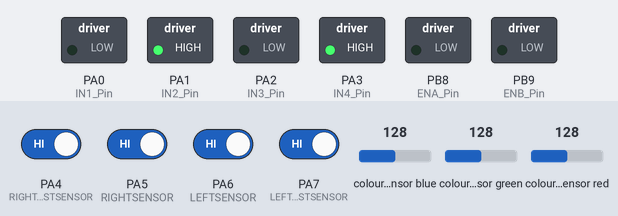
Bench run of a sketch on a simulated STM32 Blue Pill. Shown: switched loads named in the sketch (green lamp = pin HIGH). Wiring (inferred from the names in the program): TCS3200 colour sensor: output PB7; S2 PB6; S3 PB5; S0 PB0; S1 PB1. Inputs (shaded band) come from the test bench; at power-on: PA4 (RIGHTMOSTSENSOR), PA5 (RIGHTSENSOR), PA6 (LEFTSENSOR), PA7 (LEFTMOSTSENSOR) HIGH, colour sensor green 128, colour sensor blue 128, colour sensor red 128. Pins used as bus, display or sensor lines are not drawn.

Above: at 1.2 s.
1.3 s: colour sensor green set to 135
At 12.0 s:
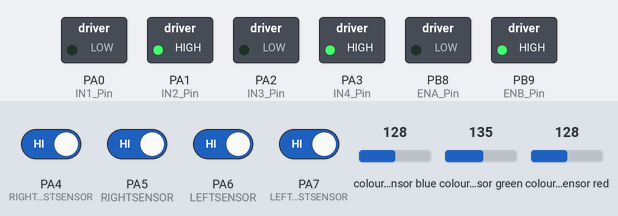
16.4 s: PA4 (RIGHTMOSTSENSOR) driven LOW
At 20.9 s:
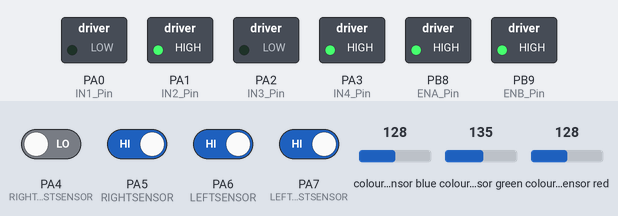
Timing chart, 0 to 23.6 s (numbered marks = the images above; inputs shaded):
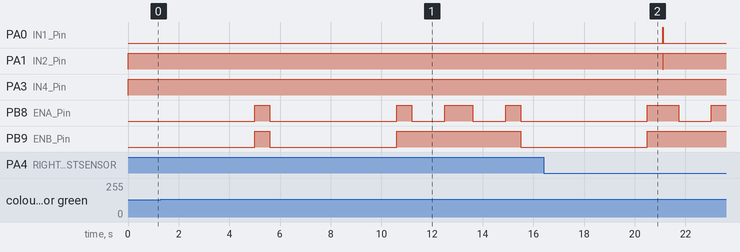

The sketch:

LineTrackingCar.ino
```cpp
// ======================== DEFINING PINS ======================== //

// Motor Shield Pins (A1, A2 for Right Motor, B3, B4 for Left Motor)
#define ENA_Pin PB8   // PWM pin for Left Motor
#define ENB_Pin PB9   // PWM pin for Right Motor
#define IN1_Pin PA0   // Left Motor Direction Control
#define IN2_Pin PA1
#define IN3_Pin PA2   // Right Motor Direction Control
#define IN4_Pin PA3

// IR Sensor Pins
#define RIGHTMOSTSENSOR PA4
#define RIGHTSENSOR PA5
#define LEFTSENSOR PA6
#define LEFTMOSTSENSOR PA7

// Color Sensor Pins
#define S0 PB0
#define S1 PB1
#define S2 PB6
#define S3 PB5
#define SENSOR_OUT PB7 // Output signal from color sensor

//////////////////////////////////////////////////


// Setup Function that Called only once
void setup() {

    // Choosing the Pinned pins as Output or Input

    // Motors
    pinMode(IN1_Pin, OUTPUT);
    pinMode(IN2_Pin, OUTPUT);
    pinMode(IN3_Pin, OUTPUT);
    pinMode(IN4_Pin, OUTPUT);
    pinMode(ENA_Pin, OUTPUT);
    pinMode(ENB_Pin, OUTPUT);

    // IR Sensors
    pinMode(RIGHTMOSTSENSOR, INPUT_PULLUP);
    pinMode(RIGHTSENSOR, INPUT_PULLUP);
    pinMode(LEFTSENSOR, INPUT_PULLUP);
    pinMode(LEFTMOSTSENSOR, INPUT_PULLUP);

    // Color Sensor
    pinMode(S0, OUTPUT);
    pinMode(S1, OUTPUT);
    pinMode(S2, OUTPUT);
    pinMode(S3, OUTPUT);
    pinMode(SENSOR_OUT, INPUT);

    // For choosin the Frequence of the Color Sensor
    digitalWrite(S0, HIGH);
    digitalWrite(S1, LOW);

    analogWriteFrequency(1000); // Set PWM frequency to 1 kHz
}
//////////////////////////////////////////////////


// ======================== MOTOR CONTROL FUNCTION ======================== //
// motorNumber: 0 = Left, 1 = Right
// work: 0 = Stop, 1 = Move
// direction: 0 = Backward, 1 = Forward
// speed: PWM signal (Max 4095 for STM32 PWM)
void motor_control(int motorNumber, int work, int direction, int speed) {
    if (motorNumber == 0) { // Left Motor
        analogWrite(ENA_Pin, work ? speed : 0);
        digitalWrite(IN1_Pin, direction ? LOW : HIGH);
        digitalWrite(IN2_Pin, direction ? HIGH : LOW);
    } else if (motorNumber == 1) { // Right Motor
        analogWrite(ENB_Pin, work ? speed : 0);
        digitalWrite(IN3_Pin, direction ? LOW : HIGH);
        digitalWrite(IN4_Pin, direction ? HIGH : LOW);
    }
}

//////////////////////////////////////////////////


// ======================== COLOR SENSOR FUNCTION ======================== //
// Read the value of the red when R , and value of Greens when G , and value of Blue when B

int readColor(char color) {
    switch (color) {
        case 'R': // Red
            digitalWrite(S2, LOW);
            digitalWrite(S3, LOW);
            break;
        case 'G': // Green
            digitalWrite(S2, HIGH);
            digitalWrite(S3, HIGH);
            break;
        case 'B': // Blue
            digitalWrite(S2, LOW);
            digitalWrite(S3, HIGH);
            break;
        default:
            return 0;
    }
    return pulseIn(SENSOR_OUT, LOW);
}


// ======================== GREEN COLOR DETECTED FUNCTION ======================== //
void TheRotatingFunction(int greenValue,int redValue , int blueValue , int RightMostSensor , int RightLeastSensor , int LeftMostSensor , int LeftLeastSensor , int speed) {
        // Move Forward
        motor_control(1, 1, 1, 4000);
        motor_control(0, 1, 1, 4000);
        delay(600);

        // Rotate Right
        motor_control(1, 1, 1, 3000);
        motor_control(0, 0, 1, 3000);
        delay(1300);

        // Move Forward Again
        motor_control(1, 1, 1, 4000);
        motor_control(0, 1, 1, 4000);
        delay(1100);

        // Rotate Again
        motor_control(1, 1, 1, 3000);
        motor_control(0, 0, 1, 3000);
        delay(1300);

        // Move Forward Again
        motor_control(1, 1, 1, 4000);
        motor_control(0, 1, 1, 4000);
        delay(600);
////////////////////////

// After Moving , it goes to an infinite loop stoping the car , and it only exit that loop when all sensors are black ( That means the car is lift up in the air and put somewhere else)
          while(1){
            motor_control(1, 0, 1, speed);
            motor_control(0, 0, 1, speed);

            RightMostSensor = digitalRead(RIGHTMOSTSENSOR);
            RightLeastSensor = digitalRead(RIGHTSENSOR);
            LeftMostSensor = digitalRead(LEFTMOSTSENSOR);
            LeftLeastSensor = digitalRead(LEFTSENSOR);

            if(RightMostSensor && RightLeastSensor && LeftMostSensor && LeftLeastSensor){
              break;}
          }
}


// ======================== MAIN LOOP ======================== //
void loop() {

    // Reading the sensors Value
    int RightMostSensor = digitalRead(RIGHTMOSTSENSOR);
    int RightLeastSensor = digitalRead(RIGHTSENSOR);
    int LeftMostSensor = digitalRead(LEFTMOSTSENSOR);
    int LeftLeastSensor = digitalRead(LEFTSENSOR);

    int redValue = readColor('R');
    int greenValue = readColor('G');
    int blueValue = readColor('B');


    int speed = 2000; // Adjust speed (Max 4095 for STM32 PWM)


    // If Red is detected, stop for 5 seconds then resume
    if (redValue < greenValue && redValue < blueValue && redValue < 200) { // Confirm red detection
        motor_control(1, 0, 1, speed);
        motor_control(0, 0, 1, speed);
        delay(5000);

        motor_control(1, 1, 1, 3000);
        motor_control(0, 1, 1, 3000);
        delay(300);
        return;
    }

    // To Declate A count only once Begins from Zero
    static int GreenCount = 0;

    if(greenValue < redValue && greenValue < blueValue && greenValue < 200){
      GreenCount++ ;  // Increments the Count when counts a green


      if(GreenCount == 1){  // It moves forward far from the green to avoid readin it again so quickly then returns to the track
        motor_control(1, 1, 1, 3000);
        motor_control(0, 1, 1, 3000);
        delay(600);
      }
      if(GreenCount == 2){  // When the Count reaches 2 it calles the function of the rotating then resets the count again to 0
        TheRotatingFunction(greenValue , redValue , blueValue , RightMostSensor , RightLeastSensor , LeftMostSensor , LeftLeastSensor , speed);
        GreenCount = 0; // Reset after calling the function

      // So It makes the rotation function every two loops on the track
      }

    }


//////////////////////////////////////////////////////////////////////


    // Movement Logic Based on IR Sensors
    if (RightMostSensor && RightLeastSensor && LeftMostSensor && LeftLeastSensor) {
          // All Black ( in the Air ) = Stop the motors
        motor_control(1, 0, 1, speed);
        motor_control(0, 0, 1, speed);
        delay(5000);
    } else if (!RightMostSensor && !RightLeastSensor && !LeftMostSensor && !LeftLeastSensor) {
          // All White = Move Forward
        motor_control(1, 1, 1, speed);
        motor_control(0, 1, 1, speed);
    } else if (RightLeastSensor) {
          // Right Least Black = Move Left Fast ( run one motor and the other is run in the other direction )
        motor_control(1, 1, 1, 2500);
        motor_control(0, 1, 0, 2500);
        delay(25);
    } else if (RightMostSensor) {
          // Right Most Black = Move Left slow
        motor_control(1, 1, 1, 2500);
        motor_control(0, 0, 1, 2500);
    } else if (LeftLeastSensor) {
           // Left Least Black = Move Right Fast ( run one motor and the other is run in the other direction )
        motor_control(1, 1, 0, 2500);
        motor_control(0, 1, 1, 2500);
        delay(25);
    } else if (LeftMostSensor) {
          // Left Most Black = Move Right slow
        motor_control(1, 0, 1, 2500);
        motor_control(0, 1, 1, 2500);
    }

}
```

Measured:
- the behaviour switches between 131 and 132 on colour sensor green (found by bisection; images 0 and 1)
- after the input at 1.3 s, PB8 (ENA_Pin): LOW → HIGH after 3.7 s, → LOW 0.60 s later, → HIGH 5.0 s later, → LOW 0.60 s later, … (8 changes in this stretch); PB9 (ENB_Pin): LOW → HIGH after 3.7 s, → LOW 0.60 s later, → HIGH 5.0 s later, → LOW 4.9 s later
- after the input at 16.4 s, PA0 (IN1_Pin): LOW → HIGH after 4.7 s, → LOW 0.03 s later; PA1 (IN2_Pin): HIGH → LOW after 4.7 s, → HIGH 0.03 s later; PB9 (ENB_Pin): goes on until 20.5 s, then stays HIGH
